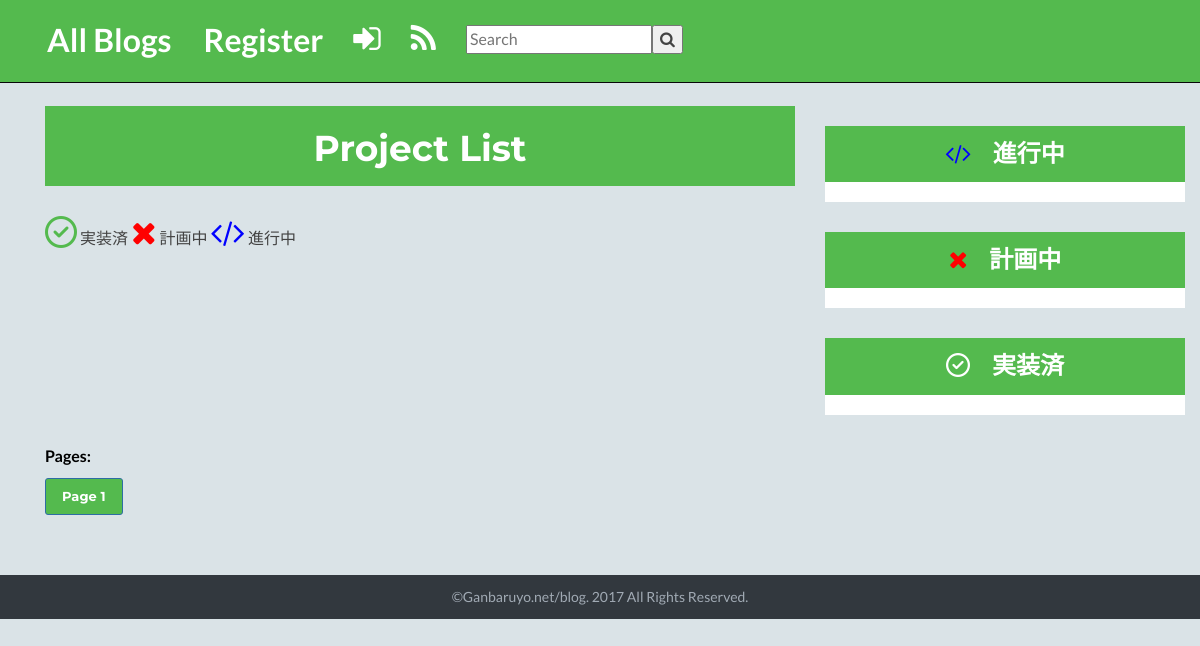
The page /todo/ on the database as committed earlier.
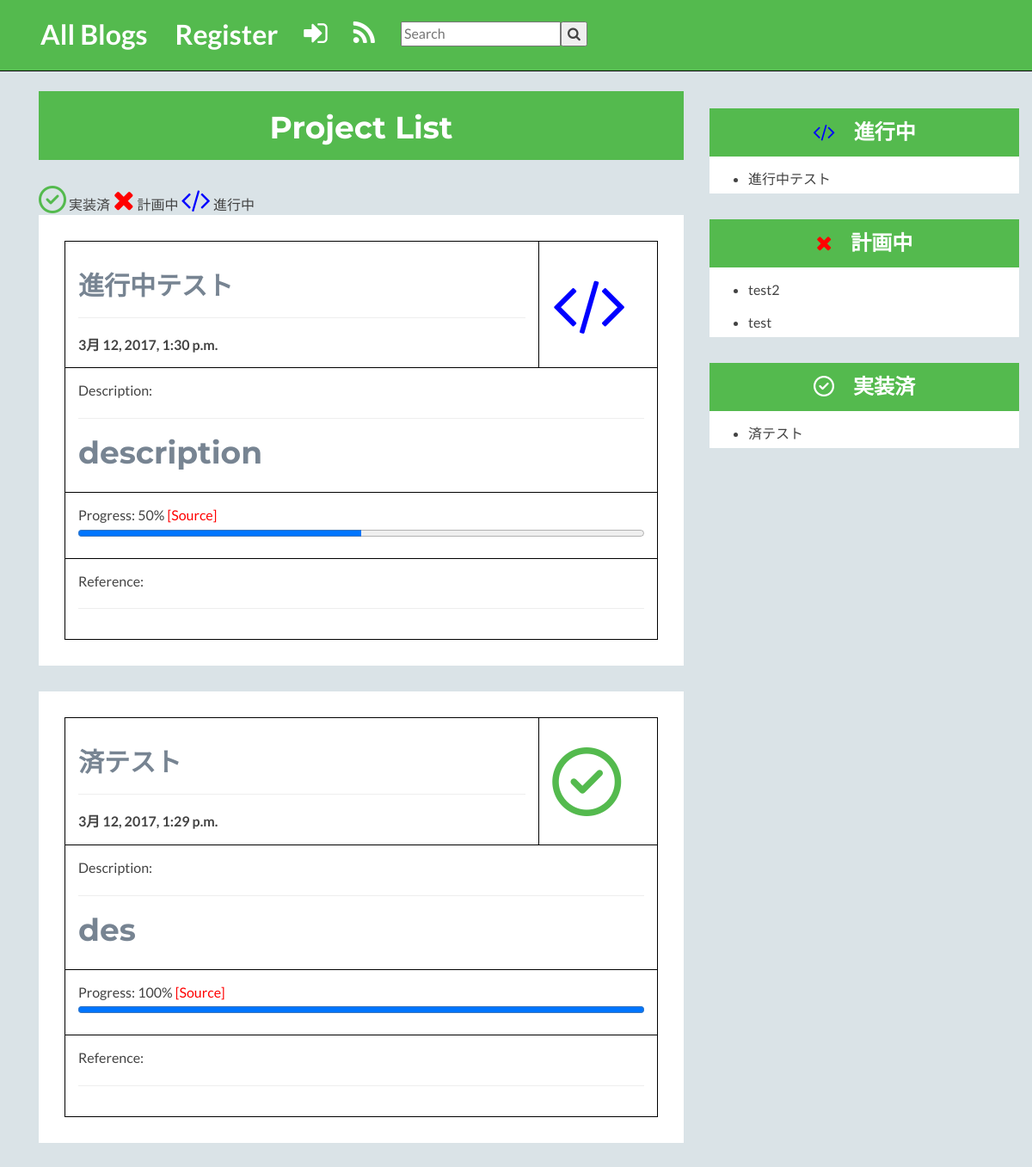
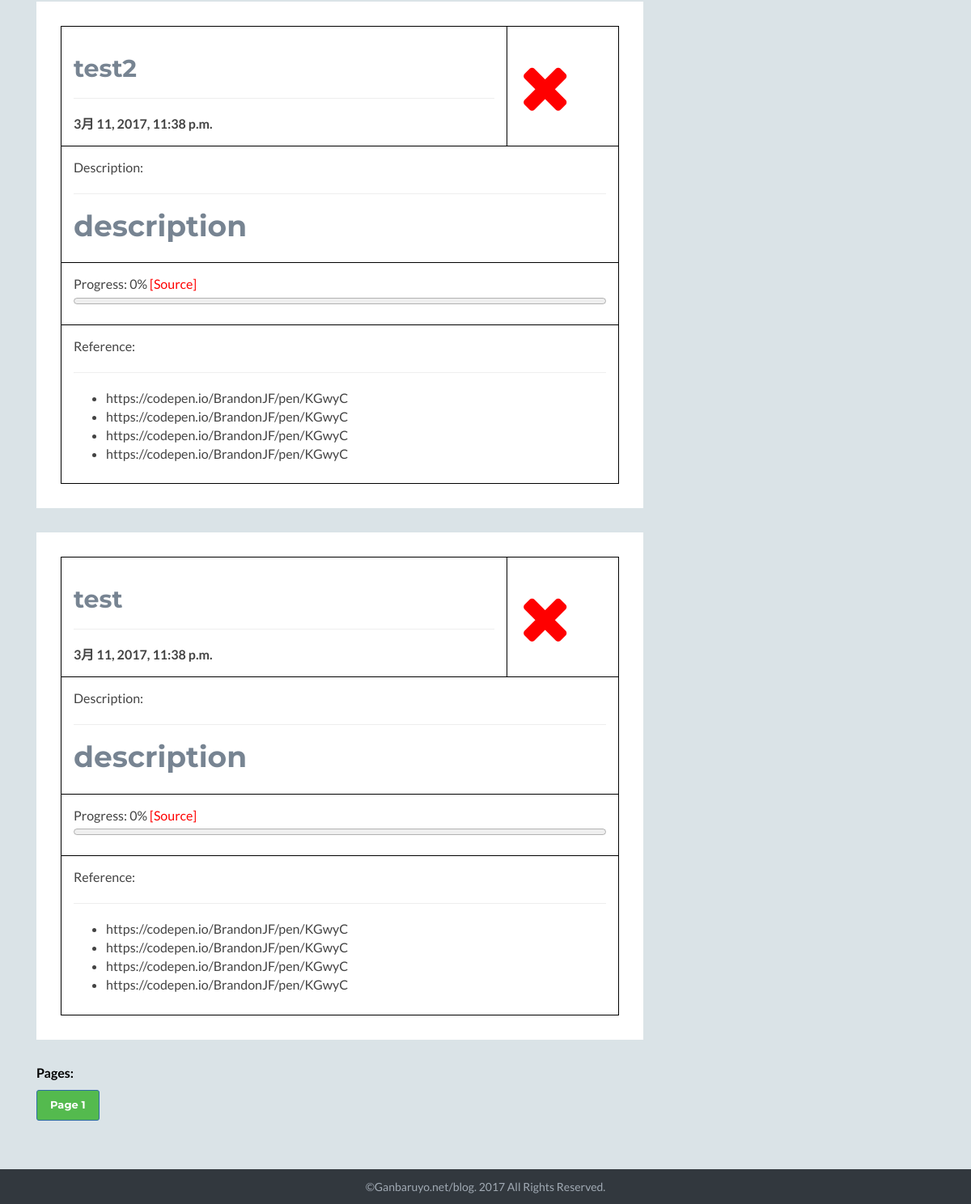
The same page on the database as committed later (2 pictures, top to bottom).
### myblog/models.py (models this page shows, shortened)
class ToDo(models.Model):
    title = models.CharField(max_length=1000)
    description = MarkdownxField()
    slug = models.SlugField( default='')
    publishing_date = models.DateTimeField(auto_now_add=True)
    source_url = models.URLField(blank=True, null=True)
    status = models.IntegerField(choices=STATUS_CHOICES, default=1)
    progress = models.IntegerField(choices=PROGRESS_CHOICES, default=0)
    ref_title1 = models.CharField(max_length=255, default=' ', blank=True)
    ref_url1 = models.URLField(blank=True, null=True)
    ref_title2 = models.CharField(max_length=255, default=' ', blank=True)
    ref_url2 = models.URLField(blank=True, null=True)
    ref_title3 = models.CharField(max_length=255, default=' ', blank=True)
    ref_url3 = models.URLField(blank=True, null=True)
    ref_title4 = models.CharField(max_length=255, default=' ', blank=True)
    ref_url4 = models.URLField(blank=True, null=True)
    ref_title5 = models.CharField(max_length=255, default=' ', blank=True)
    ref_url5 = models.URLField(blank=True, null=True)

### myblog/views.py (the view)
# urls.py: url(r'^todo/$', TodoListView.as_view(), name='todo_list'),
class TodoListView(ListView):
    model = ToDo
    template_name = "todo_list.html"
    def get_context_data(self, **kwargs):
        context = super().get_context_data(**kwargs)
        project_list = ToDo.objects.all().order_by('-publishing_date')
        page = int(self.request.GET.get('page')) -1 if self.request.GET.get('page') else None
        if page and page>0:
            context['project_list'] = project_list[page*6-1: page*6+6]
        else:
            context['project_list'] = project_list[0:6]
        pagination = list()
        for i in range(int(project_list.count()/6)+1):
            pagination.append(i+1)
        context['pagination'] = pagination
        return context
    def get_queryset(self):
        return ToDo.objects.order_by('publishing_date')

### templates/todo_list.html (shortened to what this page needs)
{% extends 'base.html' %}
{% load markdown_deux_tags %}
{% block content %}
    <div class="container sections-wrapper">
        <div class="row">
            <div class="primary col-md-8 col-sm-12 col-xs-12">
                <section class="about section" id="aboutme" style="background-color: red;">
                    <div class="section-inner" style="background-color: #54ba4e; height: 80px; padding: 3px;">
                        <h1 style="color: white;" align="center">Project List</h1>
                    </div>
                </section>
                <i class="fa fa-check-circle-o fa-2x" style="color: #54ba4e;" aria-hidden="true"></i> 実装済
                <i class="fa fa-times fa-2x" style="color: red;" aria-hidden="true"></i> 計画中
                <i class="fa fa-code fa-2x" style="color: blue;" aria-hidden="true"></i> 進行中
                {% for project in project_list %}
                <section class="about section" id="aboutme">
                    <div class="section-inner">
                        <table id="project-table" style="width:100%; border: 1px solid black; border-collapse: collapse;">
                          <tr>
                            <th style="width: 80%;border: 1px solid black; border-collapse: collapse;"><h2>{{project.title}}</h2> <hr> {{project.publishing_date}}</th>
                            {% if project.status == 1 %}
                            <th align="center" valign="middle"><i class="fa fa-times fa-5x" style="color: red;" aria-hidden="true"></i></th>
                            {% elif project.status == 2 %}
                            <th align="center" valign="middle"><i class="fa fa-code fa-5x" style="color: blue;" aria-hidden="true"></i></th>
                            {% else %}
                            <th align="center" valign="middle"><i class="fa fa-check-circle-o fa-5x" style="color: #54ba4e;" aria-hidden="true"></i></th>
                            {% endif %}
                          </tr>
                          <tr>
                            <td colspan="2" style="border: 1px solid black; border-collapse: collapse;">Description: <hr> {{project.description|safe|escape|markdown}}</td>
                          </tr>
                          <tr>
                            <td  colspan="2" style="border: 1px solid black; border-collapse: collapse;">Progress: {{project.progress}}% <a href="{{project.source_url}}" style="color: red;">[Source]</a><progress value="{{project.progress}}" max="100" style="width:100%">{{project.progress}}</progress></td>
                          </tr>
                          <tr>
                            <td colspan="2" style="border: 1px solid black; border-collapse: collapse;">Reference: <hr>
                                <ul>
                                    {%if project.ref_title1 != "" %}
                                    <li><a href="{{project.ref_title1}}">{{project.ref_url1}}</a></li>
                                    {% endif %}
                                    {%if project.ref_title2 != "" %}
                                    <li><a href="{{project.ref_title2}}">{{project.ref_url2}}</a></li>
                                    {% endif %}
                                    {%if project.ref_title3 != "" %}
                                    <li><a href="{{project.ref_title3}}">{{project.ref_url3}}</a></li>
                                    {% endif %}
                                    {%if project.ref_title4 != "" %}
                                    <li><a href="{{project.ref_title4}}">{{project.ref_url4}}</a></li>
                                    {% endif %}
                                </ul>
                            </td>
                          </tr>
                        </table>
                    </div>
                </section>
                {% endfor %}
            </div>
            <div class="secondary col-md-4 col-sm-12 col-xs-12">
                <aside class="info aside section">
                    <div style="background: white; align = center; text-align: center;" valign="middle">
                            <h3 style="color: white; background: #54ba4e; padding: 15px;"><i class="fa fa-code" style="color: blue;" aria-hidden="true"></i> 進行中</h3>
                            <div style="text-align: left;  padding:5px">
                            <ul>
                            {% for project in project_list %}
                            {% if project.status == 2 %}
                                <li><a href="{% url 'todo_details' slug=project.slug %}">{{ project.title }}</a></li>
                            {% endif %}
                            {% endfor %}
                            </ul>
                            </div>
                    </div>
                </aside>
                <aside class="info aside section">
                    <div style="background: white; align = center; text-align: center;" valign="middle">
                            <h3 style="color: white; background: #54ba4e; padding: 15px;"><i class="fa fa-times" style="color: red;" aria-hidden="true"></i> 計画中</h3>
                            <div style="text-align: left;  padding:5px">
                            <ul>
                            {% for project in project_list %}
                            {% if project.status == 1 %}
                                <li><a href="{% url 'todo_details' slug=project.slug %}">{{ project.title }}</a></li>
                            {% endif %}
                            {% endfor %}
                            </ul>
                            </div>
                    </div>
                </aside>
                <aside class="info aside section">
                    <div style="background: white; align = center; text-align: center;" valign="middle">
                            <h3 style="color: white; background: #54ba4e; padding: 15px;"><i class="fa fa-check-circle-o" style="color: white;" aria-hidden="true"></i> 実装済</h3>
                            <div style="text-align: left;  padding:5px">
                            <ul>
                            {% for project in project_list %}
                            {% if project.status == 3 %}
                                <li><a href="{% url 'todo_details' slug=project.slug %}">{{ project.title }}</a></li>
                            {% endif %}
                            {% endfor %}
                            </ul>
                            </div>
                    </div>
                </aside>
            </div>
        </div>
        <div class="row1">
            <p><font style="color: black;"><b>Pages:</b></font></p>
            {% for item in pagination %}
            <a class="btn btn-sm btn-primary" href="?page={{ item }}"
             onmouseover="this.style.color='black';" onmouseout="this.style.color='white';" style="color:white; text-decoration: none; background: #54ba4e;"><font size="2" style="font-weight: bold; ">Page {{ item }}</font></a>
            {% endfor %}
        </div>
    </div>
{% endblock %}

### templates/base.html (shortened to what this page needs)
{% load staticfiles %}
<!DOCTYPE html>
 <html>
<head>
    <link rel="stylesheet" href="{% static 'django_tables2/themes/paleblue/css/screen.css' %}"/>
   <link rel="stylesheet" href="//maxcdn.bootstrapcdn.com/bootstrap/3.2.0/css/bootstrap.min.css">
    <link rel="stylesheet" href="http://cdnjs.cloudflare.com/ajax/libs/octicons/2.0.2/octicons.min.css">
    <link rel="stylesheet" href="http://caseyscarborough.github.io/github-activity/github-activity-0.1.0.min.css">
    <link id="theme-style" href="{% static 'css/styles.css' %}" rel="stylesheet">
    <link id="cal-style" href="{% static 'calendar/calendar.css' %}" rel="stylesheet">
    <link rel="stylesheet" href="//netdna.bootstrapcdn.com/font-awesome/4.0.3/css/font-awesome.css">
    <link rel="stylesheet" href="//maxcdn.bootstrapcdn.com/font-awesome/4.3.0/css/font-awesome.min.css">
    <link href="{% static 'css/menu.css' %}" rel="stylesheet" type='text/css'>
    <link href="{% static 'css/scroll.css' %}" rel="stylesheet">
    <link rel="stylesheet" href="//netdna.bootstrapcdn.com/font-awesome/4.0.3/css/font-awesome.css">
</head>
<body>
    <nav class="navbar navbar-inverse navbar-fixed-top" style="background: #54ba4e;">
        <div class="container">
            <div class="navbar-header" style="padding: 2px;">
            <table style="border-style: none;"><tr><td style="border-style: none;">
                <a href="{% url 'blog_list' %}" onmouseover="this.style.color='black';" onmouseout="this.style.color='white';" style="color:white; text-decoration: none;"><font size="6" style="font-weight: bold;">All Blogs</font></a>
            </td></tr></table>
            </div>
            <div id="navbar" class="collapse navbar-collapse" style="padding: 2px;">
                <table style="border-style: none;"><tr>
                    {% if user.is_authenticated %}
                    <td style="border-style: none;"><div class="dropdown"><button class="dropbtn">Edit</button><div class="dropdown-content">
                        <a onmouseover="this.style.color='black';" onmouseout="this.style.color='white';" style="color:white; text-decoration: none;" href="{% url 'blog_create' %}"><font size="6" style="font-weight: bold;">Post</font></a>
                        <a onmouseover="this.style.color='black';" onmouseout="this.style.color='white';" style="color:white; text-decoration: none;" href="{% url 'tag_create' %}"><font size="6" style="font-weight: bold;">Tag</font></a>
                        <a onmouseover="this.style.color='black';" onmouseout="this.style.color='white';" style="color:white; text-decoration: none;" href="{% url 'todo_create' %}"><font size="6" style="font-weight: bold;">ToDo</font></a>
                    </div></div></td>
                    <td style="border-style: none;"><a href="{% url 'logout_user' %}" onmouseover="this.style.color='black';" onmouseout="this.style.color='white';" style="color:white; text-decoration: none;"><i class="fa fa-sign-out fa-2x" aria-hidden="true"></i></a></td>
                    {% else %}
                        <td style="border-style: none;"><a href="{% url 'register_user' %}" onmouseover="this.style.color='black';" onmouseout="this.style.color='white';" style="color:white; text-decoration: none;"><font size="6" style="font-weight: bold;">Register</font></a></td>
                        <td style="border-style: none;"><a href="{% url 'login_user' %}" onmouseover="this.style.color='black';" onmouseout="this.style.color='white';" style="color:white; text-decoration: none;"><i class="fa fa-sign-in fa-2x" aria-hidden="true"></i></a></td>
                    {% endif %}
                    <td style="border-style: none;"><a href="{% url 'feed' %}" onmouseover="this.style.color='black';" onmouseout="this.style.color='white';" style="color:white; text-decoration: none;"><i class="fa fa-rss fa-2x" aria-hidden="true"></i></a></td>
                    <td style="border-style: none;"><form id="searchform" action="{% url 'blog_search' %}" method="GET" accept-charset="utf-8" class="form-inline"><input class="searchfield" id="searchbox" name="search_blog" type="text" placeholder="Search"><button class="searchbutton" type="submit"><i class="fa fa-search"></i></button></form></td>
                    </tr></table>
            </div>
        </div>
    </nav>
    <br><br>
    <div class="container">
        <div class="starter-template">
            {% block content %}
            {% endblock %}
        </div>
    </div>
    <footer class="footer">
        <div class="container text-center">
                <small class="copyright">©Ganbaruyo.net/blog. 2017  All Rights Reserved.</small>
        </div>
    </footer>
</body>
</html>

### myblog/static/css/styles.css (style rules this page uses)
body { font-family: 'Lato', arial, sans-serif; color: #434343; background: #dae3e7; font-size: 16px; -webkit-font-smoothing: antialiased; -moz-osx-font-smoothing: grayscale; }
h1, h2, h3, h4, h5, h6 { font-family: 'Montserrat', sans-serif; font-weight: 700; color: #778492; }
a { color: #3aaa64; -webkit-transition: all 0.4s ease-in-out; -moz-transition: all 0.4s ease-in-out; -ms-transition: all 0.4s ease-in-out; -o-transition: all 0.4s ease-in-out; }
.btn, a.btn { -webkit-transition: all 0.4s ease-in-out; -moz-transition: all 0.4s ease-in-out; -ms-transition: all 0.4s ease-in-out; -o-transition: all 0.4s ease-in-out; font-family: 'Montserrat', arial, sans-serif; padding: 8px 16px; font-weight: bold; }
.sections-wrapper { padding-top: 60px; padding-bottom: 60px; }
.section { margin-bottom: 30px; }
.section .section-inner { background: #fff; padding: 30px; }
.info .fa { margin-right: 15px; color: #ccd1d6; }
.info ul { margin-bottom: 0; }
.info li { margin-bottom: 15px; }
.info li:last-child { margin-bottom: 0; }
.footer { background: #32383e; color: #fff; padding: 10px 0; }
.footer .copyright { line-height: 1.6; color: #a1aab4; font-size: 14px; }
#projectDetailTable table, th, td { border: 1px solid black; border-collapse: collapse; }

### myblog/static/css/menu.css (style rules this page uses)
a { color: inherit; }
i.fa, i.fa-2x { line-height: 100%; }

### templates/todo_list.html (style rules this page uses)
th, td { padding: 15px; }

Rows that differ between the two databases and show on the page:
added ToDo: title "進行中テスト", publishing_date "3月 12, 2017, 1:30 p.m.", status 2 (drawn), description "description", progress "50"
added ToDo: title "済テスト", publishing_date "3月 12, 2017, 1:29 p.m.", status 3 (drawn), description "des", progress "100"
added ToDo: title "test2", publishing_date "3月 11, 2017, 11:38 p.m.", status 1 (drawn), description "description", progress "0", ref_url1 "https://codepen.io/BrandonJF/pen/KGwyC", ref_url2 "https://codepen.io/BrandonJF/pen/KGwyC", ref_url3 "https://codepen.io/BrandonJF/pen/KGwyC", ref_url4 "https://codepen.io/BrandonJF/pen/KGwyC"
added ToDo: title "test", publishing_date "3月 11, 2017, 11:38 p.m.", status 1 (drawn), description "description", progress "0", ref_url1 "https://codepen.io/BrandonJF/pen/KGwyC", ref_url2 "https://codepen.io/BrandonJF/pen/KGwyC", ref_url3 "https://codepen.io/BrandonJF/pen/KGwyC", ref_url4 "https://codepen.io/BrandonJF/pen/KGwyC"
